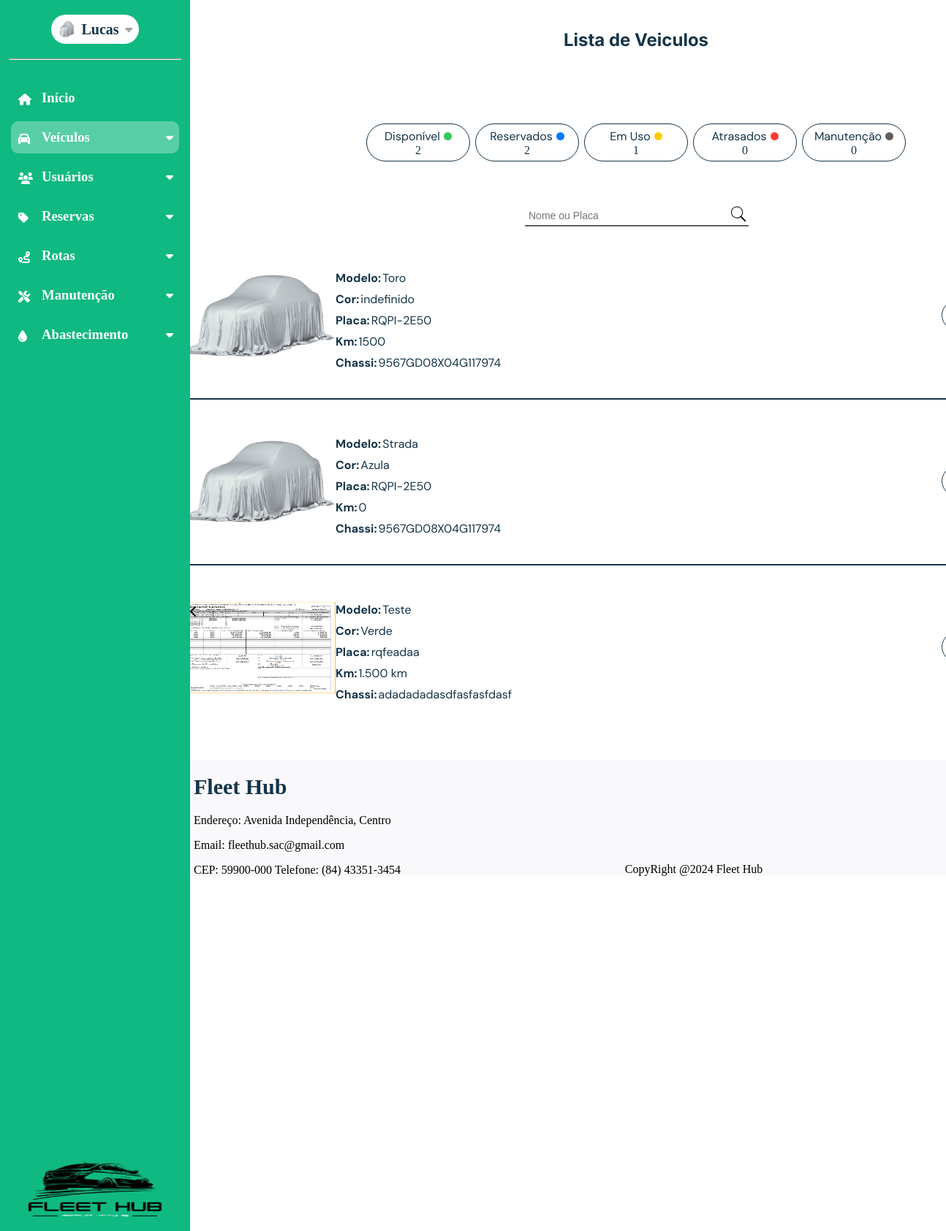
The app's page /listagem-veiculos (signed in) with its own data.
### dashboard/models.py (models this page shows, shortened)
class CustomUser(AbstractUser):
    nome = models.CharField(max_length=50)
    email = models.EmailField(max_length=254, unique=True)
    cpf = models.CharField(max_length=11, unique=True)
    telefone = models.CharField(max_length=15)
    rua = models.CharField(max_length=35)
    bairro = models.CharField(max_length=35)
    cidade = models.CharField(max_length=35)
    cep = models.CharField(max_length=15)
    imagem = models.ImageField(
        upload_to="imagens/usuario",
        height_field=None,
        width_field=None,
        max_length=None,
        default="carro-escondido.jpg",
    )
    estado = models.ForeignKey(Estado, on_delete=models.CASCADE, null=True, blank=True)
    tipo_usuario = models.ForeignKey(TipoUsuario, on_delete=models.CASCADE, null=True, blank=True)
    status_usuario = models.ForeignKey(StatusUsuario, on_delete=models.CASCADE, null=True, blank=True)
    groups = models.ManyToManyField(
        "auth.Group",
        related_name="customuser_set",
        blank=True
    )
    user_permissions = models.ManyToManyField(
        "auth.Permission",
        related_name="customuser_permissions_set",
        blank=True
    )

class Veiculo(models.Model):
    modelo = models.CharField(max_length=50)
    marca = models.CharField(max_length=100)
    valor_compra = models.FloatField()
    ano = models.IntegerField()
    km = models.IntegerField()
    tipo = models.ForeignKey(Tipo_Veiculo,on_delete=models.SET_NULL,null=True)
    motor = models.CharField(max_length=10)
    placa = models.CharField(max_length=20)
    chassi = models.CharField(max_length=20)
    cor = models.CharField(max_length=50, default="indefinido")
    imagem = models.ImageField(
        upload_to="imagens/veiculos",
        height_field=None,
        width_field=None,
        max_length=None,
        default="media/carro-escondido.jpg",
    )
    status = models.ForeignKey(
    Status_Veiculo,
    on_delete=models.SET_NULL,
    null=True,
    blank=True,
    related_name="veiculos_status"
)
    data_cadastro = models.DateField(auto_now_add=True)
    data_alteracao = models.DateField(auto_now=True)
    usuario_cadastro = models.ForeignKey(
        CustomUser,
        on_delete=models.SET_NULL,
        null=True,
        blank=True,
        related_name="veiculos_cadastrados",
    )
    usuario_alteracao = models.ForeignKey(
        CustomUser,
        on_delete=models.SET_NULL,
        null=True,
        blank=True,
        related_name="veiculos_alterados",
    )

### dashboard/views.py (the view)
# urls.py: path('listagem-veiculos',views.listagem_veiculos,name='listagem_veiculos'),
@login_required
def listagem_veiculos(request):
    query = request.GET.get('query')
    veiculos = Veiculo.objects.all()
    veiculos_disponiveis = Veiculo.objects.filter(status__status="Disponível").count()
    veiculos_reservados = Veiculo.objects.filter(status__status="Reservados").count()
    veiculos_emuso = Veiculo.objects.filter(status__status="Em Uso").count()
    veiculos_atrasados = Veiculo.objects.filter(status__status="Atrasados").count()
    veiculos_manutencao = Veiculo.objects.filter(status__status="Manutenção").count()
    print(veiculos_disponiveis)
    if query:
        veiculos = veiculos.filter(
            modelo__icontains=query
        ) | veiculos.filter(
            placa__icontains=query
        )
    return render(request, 'dashboard/listagem_veiculos.html',{
                'veiculos':veiculos,
                'disponivel':veiculos_disponiveis,
                'reservados':veiculos_reservados,
                'emuso':veiculos_emuso,
                'atrasados':veiculos_atrasados,
                'manutencao':veiculos_manutencao
                })

### dashboard/templates/dashboard/listagem_veiculos.html (shortened to what this page needs)
{% extends 'base.html' %}
{% load static %}
{% block page_name %}Listagem_Veiculos{% endblock page_name %}
{% block estilos %}
<link rel="stylesheet" href="{% static 'css/listagem_veiculos.css' %}">
<link href="https://cdnjs.cloudflare.com/ajax/libs/font-awesome/6.0.0-beta3/css/all.min.css" rel="stylesheet">
{% endblock estilos %}
{% block content %}
<section id="content-listagem">
    <h1 id="page_title">Lista de Veiculos</h1>
    <div id="filtros">
        <div id="estrutura-filtros">
            <div id="descricao-filtros">
                <p>Disponível</p>
                <div id="bolinha-filtro" style="background-color: #34C759;">
                </div>
            </div>
            <div id="quantidade-filtro">
                <p>{{disponivel}}</p>
            </div>
        </div>
        <div id="estrutura-filtros">
            <div id="descricao-filtros">
                <p>Reservados</p>
                <div id="bolinha-filtro" style="background-color: #007AFF;">
                </div>
            </div>
            <div id="quantidade-filtro">
                <p>{{reservados}}</p>
            </div>
        </div>
        <div id="estrutura-filtros">
            <div id="descricao-filtros">
                <p>Em Uso</p>
                <div id="bolinha-filtro" style="background-color: #FFCC00;">
                </div>
            </div>
            <div id="quantidade-filtro">
                <p>{{emuso}}</p>
            </div>
        </div>
        <div id="estrutura-filtros">
            <div id="descricao-filtros">
                <p>Atrasados</p>
                <div id="bolinha-filtro" style="background-color: #FF3B30;">
                </div>
            </div>
            <div id="quantidade-filtro">
                <p>{{atrasados}}</p>
            </div>
        </div>
        <div id="estrutura-filtros">
            <div id="descricao-filtros">
                <p>Manutenção</p>
                <div id="bolinha-filtro" style="background-color: #625E5E;">
                </div>
            </div>
            <div id="quantidade-filtro">
                <p>{{manutencao}}</p>
            </div>
        </div>
    </div>
    <div id="search-box">
        <form action="" method="GET">
                <div id="descr-search">
                    <input type="text" id="search-input" name="query" placeholder="Nome ou Placa" style="border: none; outline: none; padding: 5px; font-size: 14px; flex: 1;">
                    <button type="submit" style="background: none; border: none; cursor: pointer; padding: 0;">
                    </button>
                </div>
            <div id="linha-search"></div>
        </form>
    </div>
    <div id="lista-veiculos">
        {% if veiculos %}
        {% for veiculo in veiculos %}
            <div id="linha-veiculo">
                <div id="img-veiculo">
                    <img id="teste" src="{{veiculo.imagem.url}}" alt="">
                    <div id="elementos-veiculo">
                        <div id="elementos-filhos">
                            <p id="titulo">Modelo:</p>
                            <p id="resultado">{{veiculo.modelo}}</p>
                        </div>
                        <div id="elementos-filhos">
                            <p id="titulo">Cor:</p>
                            <p id="resultado">{{veiculo.cor}}</p>
                        </div>
                        <div id="elementos-filhos">
                            <p id="titulo">Placa:</p>
                            <p id="resultado">{{veiculo.placa}}</p>
                        </div>
                        <div id="elementos-filhos">
                            <p id="titulo">Km:</p>
                            <p id="resultado">{{veiculo.km}}</p>
                        </div>
                        <div id="elementos-filhos">
                            <p id="titulo">Chassi:</p>
                            <p id="resultado">{{veiculo.chassi}}</p>
                        </div>
                    </div>
                </div>
                <div id="conteudo-esquerdo">
                    <div id="descricao-filtros-teste">
                    </div>
                    <button id="botao-visualizar">
                    </button>
                </div>
        </div>
        <div id="linha"></div>
    {% endfor %}
    {% else %}
    <h1 style="font-size: 24px;">Nenhum Veículo Encontrado!</h1>
    {% endif %}
    </div>
</section>
{% endblock %}

### global_templates/base.html (shortened to what this page needs)
{% load static %}
<!DOCTYPE html>
<html lang="en">
<head>
    <link rel="stylesheet" href="{% static 'css/global-style.css' %}">
    {% block estilos %}{% endblock %}
    <link rel="stylesheet" href="https://cdnjs.cloudflare.com/ajax/libs/font-awesome/6.6.0/css/all.min.css"
 />
</head>
<body id="{% block body_id %}default-page{% endblock %}" data-page="{% block page_name %}default{% endblock %}">
    <div class="container-base" id="container-base">
        <aside id="sidebar">
            <div id="user-menu-sidebar">
                <div id="user_menu">
                    <img id="img_perfil" src="{{request.user.imagem.url}}" alt="" title="Imagem do Perfil">
                    <h1 id="gestor_name">{{request.user.first_name}}</h1>
                    <i id="user_icon" class="fa-solid fa-caret-down" style="color: #a1a1aa;"></i>
                </div>
                <hr>
                <div id="sidebar-expansive">
                    <a href="{% url 'tela_dashboard' %}" class="element-icon"><i class="fa-solid fa-house icon"
                            title="Início"></i>
                        <h3 id="text-init">Início</h3>
                    </a>
                    {% if user.tipo_usuario.nome == 'ADMIN' and user.status_usuario.status == 'Ativo' %}
                        <a class="element-icon" id="id-veiculos"><i class="fa-solid fa-car icon" title="Veículos"></i>
                            <h3 class="text-menu-lateral" id="text-veicles">Veículos</h3>
                            <i id="icon_veiculos" class="fa-solid fa-caret-down"
                                style="color: rgb(255, 255, 255); display: block; transform: rotate(0deg);"></i>
                        </a>
                    {% endif %}
                    {% if user.tipo_usuario.nome == 'ADMIN' or user.tipo_usuario.nome == 'Cliente' and user.status_usuario.status == 'Ativo' %}
                        <a class="element-icon" id="id-usuarios">
                            <i class="fa-solid fa-users icon" title="Usuários"></i>
                            <h3 class="text-menu-lateral" id="text-users">Usuários</h3>
                            <i id="icon_usuarios" class="fa-solid fa-caret-down"
                                style="color: rgb(255, 255, 255); display: block; transform: rotate(0deg);">
                            </i>
                        </a>
                    {% endif %}
                    {% if user.tipo_usuario.nome == 'ADMIN' or user.tipo_usuario.nome == 'Cliente' and user.status_usuario.status == 'Ativo' %}
                        <a class="element-icon" id="id-reservas"><i class="fa-solid fa-tag icon" title="Reservas"></i>
                            <h3 class="text-menu-lateral" id="text-reservations">Reservas</h3>
                                <i id="icon_reservas" class="fa-solid fa-caret-down"
                                style="color: rgb(255, 255, 255); display: block; transform: rotate(0deg);"></i>
                        </a>
                    {% endif %}
                    {% if user.tipo_usuario.nome == 'ADMIN' and user.status_usuario.status == 'Ativo' %}
                        <a class="element-icon" id="id-rotas"><i class="fa-solid fa-route icon" title="Rotas"></i>
                            <h3 class="text-menu-lateral" id="text-routes">Rotas</h3>
                                <i id="icon_rotas" class="fa-solid fa-caret-down"
                                style="color: rgb(255, 255, 255); display: block; transform: rotate(0deg);"></i>
                        </a>
                    {% endif %}
                    {% if user.tipo_usuario.nome == 'ADMIN' and user.status_usuario.status == 'Ativo' %}
                        <a class="element-icon" id="id-manutencao">
                            <i class="fa-solid fa-screwdriver-wrench icon" title="Manutenção">
                            </i>
                            <h3 class="text-menu-lateral" id="text-maintenance">Manutenção</h3>
                                <i id="icon_manutencao" class="fa-solid fa-caret-down"
                                style="color: rgb(255, 255, 255); display: block; transform: rotate(0deg);"></i>
                        </a>
                    {% endif %}
                    {% if user.tipo_usuario.nome == 'ADMIN' and user.status_usuario.status == 'Ativo' %}
                        <a class="element-icon" id="id-abastecimento">
                            <i class="fa-solid fa-droplet icon"
                                title="Abastecimento">
                            </i>
                        <h3 class="text-menu-lateral" id="text-supply">Abastecimento</h3>
                            <i id="icon_abastecimento" class="fa-solid fa-caret-down"
                                style="color: rgb(255, 255, 255); display: block; transform: rotate(0deg);"></i>
                        </a>
                    {% endif %}
                </div>
                <img src="{% static 'img/logo_fleethub.png' %}" alt="" style="width: 100%;">
            </div>
            <div id="div-img_sidebar-expansive"><i id="img_sidebar-expansive" class="fa-solid fa-chevron-left"></i></div>
        </aside>
    </div>
    <div id="content-and-footer">
        <div id='container-block-content'>
            {% block content %}{% endblock content %}
        </div>
        <footer>
            <div class="footer-left" style="margin-left: 15px;">
                <h1>Fleet Hub</h1>
                <p>Endereço: Avenida Independência, Centro</p>
                <p>Email: fleethub.sac@gmail.com</p>
                <p style="margin-bottom: 0;">CEP: 59900-000 Telefone: (84) 43351-3454</p>
            </div>
            <div class="footer-center">
                <p style="margin-bottom: 0; margin-top: 0;">CopyRight @2024 Fleet Hub </p>
            </div>
        </footer>
    </div>
</body>
</html>

### global_static/css/global-style.css (style rules this page uses)
:root { --color-white:#ffffff; --color-green-menu: #10B981; --menu-modulos-color:rgba(255,255,255,0.3); }
body { background-color:var(--color-white); margin: 0; display: flex; height: 1400px; }
hr { background-color: white; width: 90%; height: 0.5px; margin: 20px auto; }
#page_title { margin: auto; text-align: center; font-family: Inter; font-weight: bold; font-size: 24px; color: #153448; padding-top: 40px; padding-bottom: 40px; width: 1200px; }
#sidebar { background-color: var(--color-green-menu); display: flex; width: 260px; position: fixed; height: 100vh; }
.container-base { display: grid; transition: 800ms; grid-template-columns: 250px 1fr; height: 100vh; }
#user_menu { display: flex; justify-content: space-evenly; align-items: center; width: 120px; height: 40px; border-radius: 50px; background-color: var(--color-white); margin-top: 20px; }
.text-menu-lateral { width: 150px; }
#user_icon { transition: 400ms; }
#gestor_name { font-size: 20px; }
#img_perfil { border-radius: 50%; width: 24px; height: 24px; }
.fa-caret-down { transition: 0.5s; }
#user-menu-sidebar { display: flex; flex-direction: column; align-items: center; }
#img_sidebar-expansive { width: 28px; height: 28px; }
#div-img_sidebar-expansive { width: 28px; height: auto; display: flex; align-items: center; }
#sidebar-expansive { background-color: var(--color-green-menu); width: 260px; height: 100% }
.element-icon { text-decoration: none; display: flex; align-items: center; gap: 20px; margin-left: 15px; margin-right: 15px; margin-top: 10px; width: 230px; height: 44px; border-radius: 10px; }
.icon { width: 12px; height: 12px; margin-left: 10px; color: var(--color-white); }
#sidebar-expansive h3 { color: var(--color-white); }
#content-and-footer { display: grid; grid-template-rows: 1fr auto; width: 100%; }
footer { width: 100%; height: auto; margin: 0; display: flex; flex-direction: row; justify-content: space-between; align-items: center; background-color: rgba(239,240,244,0.4); }
.footer-center { margin-top:140px; }

### records on screen
CustomUser: user.imagem (picture), user.first_name "Lucas"
Veiculo: imagem (picture), modelo "Toro", cor "indefinido", placa "RQPI-2E50", km "1500", chassi "9567GD08X04G117974"
Veiculo: imagem (picture), modelo "Strada", cor "Azula", placa "RQPI-2E50", km "0", chassi "9567GD08X04G117974"
Veiculo: imagem (picture), modelo "Teste", cor "Verde", placa "rqfeadaa", km "1.500 km", chassi "adadadadasdfasfasfdasf"

### other values on screen
{{ disponivel }} "2"
{{ reservados }} "2"
{{ emuso }} "1"
{{ atrasados }} "0"
{{ manutencao }} "0"
